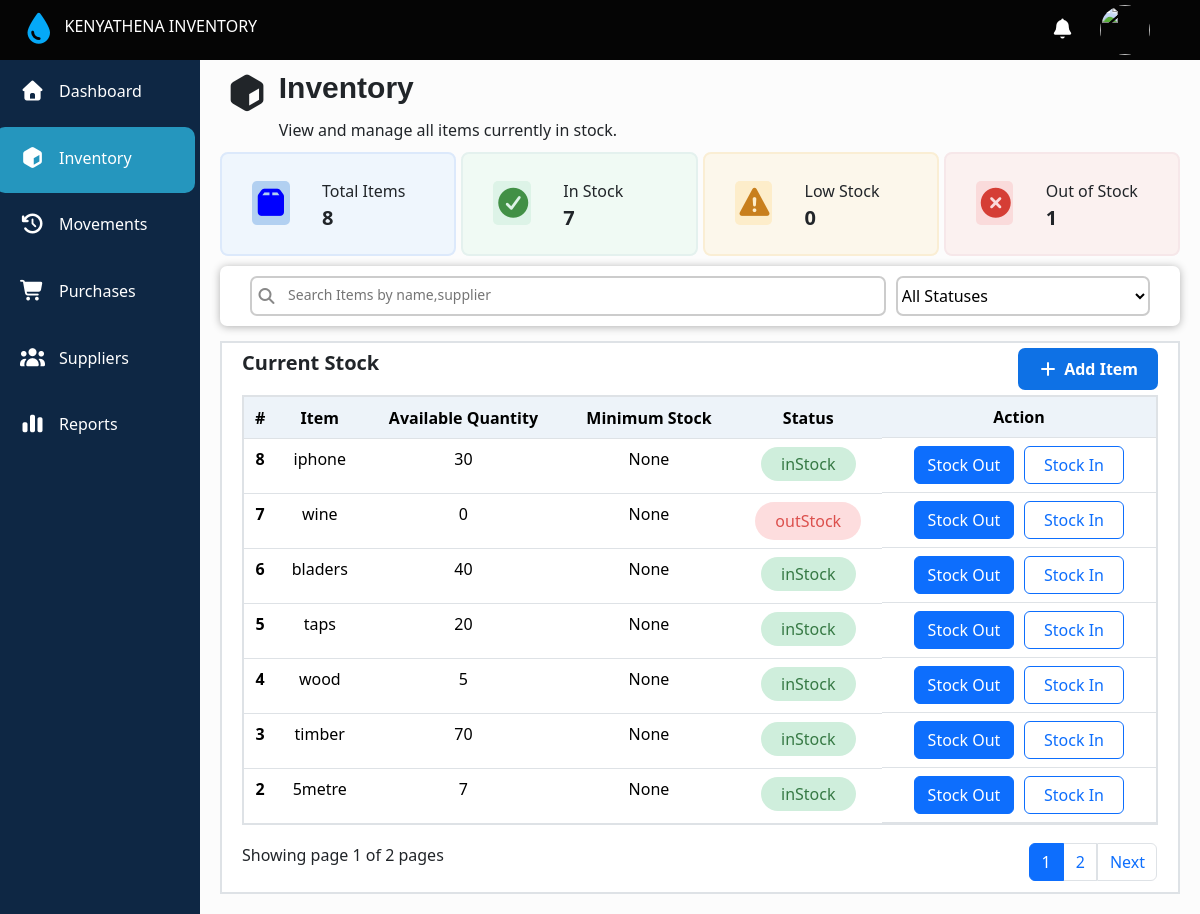
The page /stock on the database as committed earlier.
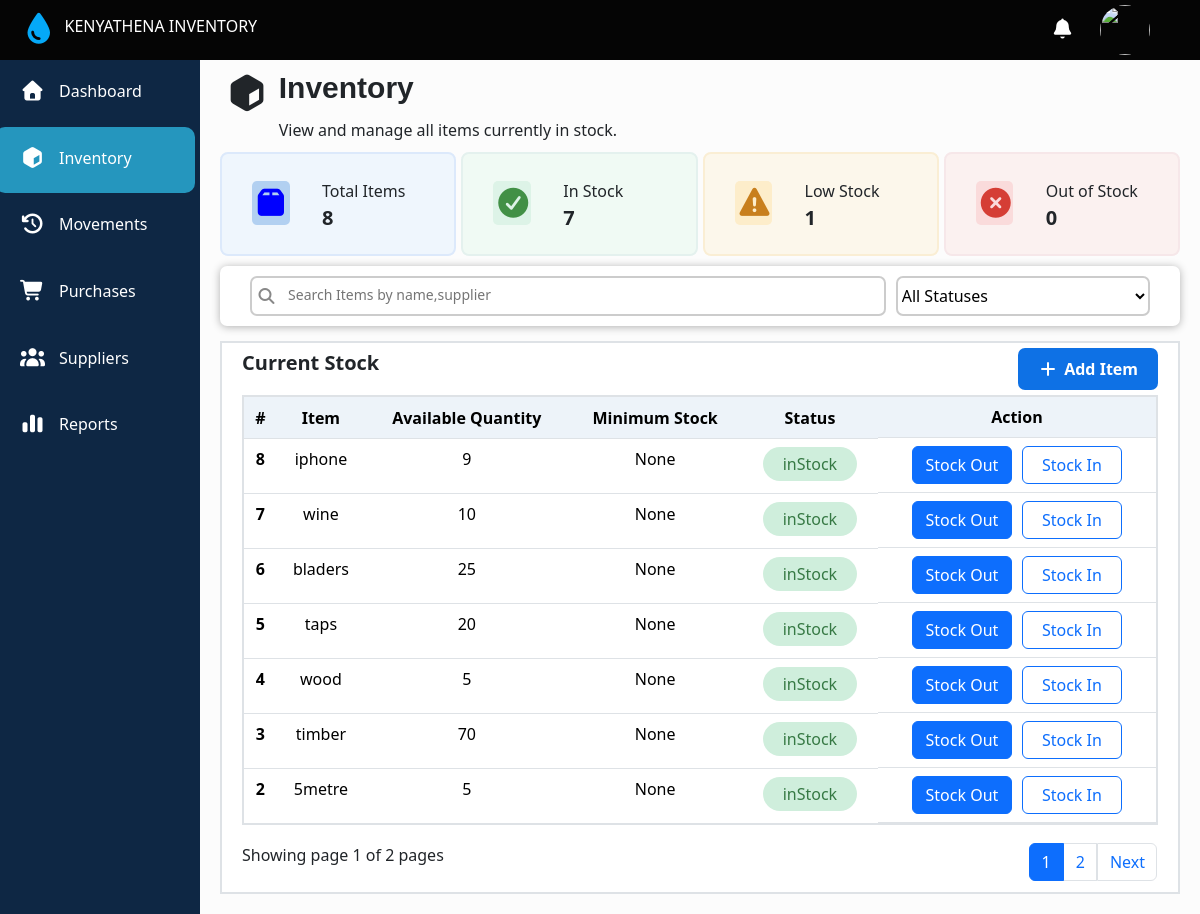
The same page on the database as committed later.
### main/models.py (models this page shows, shortened)
class Stock(models.Model):
  stock_status =[
    ('low_stock','LowStock'),
    ('outStock','Out_Of_Stock'),
    ('inStock','In_Stock')
  ]
  item = models.CharField(max_length=200,unique=True)
  quantity = models.PositiveIntegerField(default=0)
  status = models.CharField(choices=stock_status,null=True)
  low_stock_date = models.DateTimeField(null=True,blank=True)
  low_by = models.PositiveIntegerField(null=True,blank=True)

class assets(models.Model):
  item = models.CharField(max_length=200)
  limit_quantity = models.PositiveIntegerField()

### main/views.py (the view, shortened to what this page needs)
# urls.py: path('stock',views.stock,name = 'stock'),
def stock(request):
  stock_query = Stock.objects.all().order_by('-id')
  search_query = request.GET.get('q', '').strip()
  if search_query:
    stock_query = stock_query.filter(
      Q(item__icontains=search_query) | Q(quantity__icontains=search_query)
      )
  selected_status = request.GET.get('status', '')
  if selected_status in dict(Stock.stock_status):
    stock_query = stock_query.filter(status=selected_status)
  stock_count = stock_query.count()
  low_stock_count = Stock.objects.filter(status='low_stock').count()
  in_stock_count = Stock.objects.filter(status='inStock').count()
  out_stock_count = Stock.objects.filter(status='outStock').count()
  stocks = stock_query.order_by('-id')
  asset_limits = assets.objects.all()
  paginator = Paginator(stock_query,7)
  page_number = request.GET.get('page')
  page_obj = paginator.get_page(page_number)
  context = {
    'stocks': stocks,
    'stock_count': stock_count,
    'asset': asset_limits,
    'search_query': search_query,
    'selected_status': selected_status,
    'low_stock_count': low_stock_count,
    'in_stock_count': in_stock_count,
    'out_stock_count': out_stock_count,
    'page_obj':page_obj,
  }
  return render(request,'main/inventory.html',context)

### main/templates/main/inventory.html (shortened to what this page needs)
{% extends 'main/base.html' %}
{% block content %}
    <div class="inventoryTitle">
      <div class="inventoryTitle_first">
        <i class="fa-solid fa-cube"></i>
        <div>
          <span>Inventory</span>
          <span>View and manage all items currently in stock.</span>
        </div>
      </div>
    </div>
    <div class="status">
      <div class="updates">
        <div><i class="fa-solid fa-box"></i></div>
        <div>
          <span>Total Items</span>
          <span class="number">{{stock_count}}</span>
        </div>
      </div>
      <div class="updates" style="background-color:rgb(240, 250, 244);border: 2px solid rgb(228, 241, 238);">
        <div><i class="fa-solid fa-circle-check" style="color:rgba(66, 144, 70);background-color:rgba(221, 243, 231)"></i></div>
        <div>
          <span>In Stock</span>
          <span class="number">{{in_stock_count}}</span>
        </div>
      </div>
      <div class="updates" style="background-color:rgb(252, 247, 235);border: 2px solid rgb(250, 238, 212);">
        <div><i class="fa-solid fa-triangle-exclamation" style="color:rgb(200, 127, 29);background-color:rgb(253, 237, 202)"></i></div>
        <div>
          <span>Low Stock</span>
          <span class="number">{{low_stock_count}}</span>
        </div>
      </div>
      <div class="updates" style="background-color:rgb(251, 241, 240);border: 2px solid rgb(246, 231, 233);">
        <div><i class="fa-solid fa-circle-xmark" style="color:rgb(213, 62, 53);background-color:rgb(250, 219, 219)"></i></div>
        <div>
          <span>Out of Stock</span>
          <span class="number">{{out_stock_count}}</span>
        </div>
      </div>
    </div>
    <form action="{% url 'stock' %}" method="GET">
      <div class="search">
       <div class="search-button">
        <i class="fa-solid fa-magnifying-glass"></i>
        <input type="text" placeholder="Search Items by name,supplier" name="q" id="search" value="{{ search_query }}">
       </div>
      <div class="select-statuses">
        <select name="status" id="statuses" onchange="this.form.submit()">
          <option value=""
          {% if not selected_status %}selected{% endif %}>All Statuses</option>
        </select>
      </div>
    </div>
    </form>
    <div class="recent-inventory-table" id="recent-inventory-table">
      <div class="recent-title">
        <div><a class="current-stock-link" href="{% url 'stock' %}?q=#recent-inventory-table">Current Stock</a></div>
        <div class="inventoryTitle_second">
          <label for="check">
            <span><i class="fa-solid fa-plus"></i> Add Item</span>
          </label>
        </div>
      </div>
      <table class="table" id="inventory-table">
        <thead>
          <tr>
            <th  scope="col">#</th>
            <th scope="col">Item</th>
            <th scope="col">Available Quantity</th>
            <th scope="col">Minimum Stock</th>
            <th scope="col">Status</th>
            <th scope="col" class="action_header">Action</th>
          </tr>
        </thead>
        <tbody>
          {% for item in page_obj.object_list %}
          <tr>
            <th scope="row">{{item.id}}</th>
            <td>{{item.item}}</td>
            <td>{{item.quantity}}</td>
            {% for a in asset %}
               {% if a.item == item.item %}
                 <td>{{a.limit_quantity}}</td>
               {% else %}
               <td>None</td>
               {% endif %}
            {% endfor %}
            {% if item.status == 'low_stock' %}
             <td>
              <span class="low_stock_item">{{item.status}}</span>
             </td>
            {% elif item.status == 'outStock' %}
            <td>
              <span class="out_of_stock">{{item.status}}</span>
            </td>
            {% else %}
            <td>
              <span class="in_stock">{{item.status}}</span>
            </td>
            {% endif %}
            <td class="Action">
               <a type="button" class="btn btn-primary" href="{% url 'stockout' item.id %}">
                 Stock Out
               </a>
               <a type="button" class="btn btn-outline-primary" href="{% url 'stockinprompt' item.id %}">
                 Stock In
               </a>
            </td>
          </tr>
         {% endfor %}
        </tbody>
      </table>
      <div class="last-part">
        <div class="last-part-start">
          Showing page {{ page_obj.number }} of {{ page_obj.paginator.num_pages }} pages
        </div>
        <div class="action">
        <nav aria-label="...">
            <ul class="pagination">
              {% for num in page_obj.paginator.page_range %}
                {% if page_obj.number == num %}
                  <li class="page-item active"><a class="page-link" href="?page={{ num }}#inventory-table">{{ num }}</a></li>
                {% else %}
                  <li class="page-item"><a class="page-link" href="?page={{ num }}#inventory-table">{{ num }}</a></li>
                {% endif %}
              {% endfor %}
              {% if page_obj.has_next %}
              <li class="page-item"><a class="page-link" href="?page={{ page_obj.next_page_number }}#inventory-table">Next</a></li>
              {% endif %}
            </ul>
        </nav>
        </div>
      </div>
    </div>
{% endblock content %}

### main/templates/main/base.html (shortened to what this page needs)
{% load static %}
<!DOCTYPE html>
<html lang="en">
<head>
  <link rel="stylesheet" href="https://cdn.jsdelivr.net/npm/bootstrap@5.3.3/dist/css/bootstrap.min.css">
  <link rel="stylesheet" href="https://cdnjs.cloudflare.com/ajax/libs/font-awesome/7.3.1/css/all.min.css" />
 <link rel="stylesheet" href="{% static 'main/css/masawe.css' %}">
</head>
<body>
  {% include 'main/navbar.html' %}
 {% block content %}
 {% endblock %}
</body>
</html>

### main/templates/main/navbar.html (shortened to what this page needs)
</head>
<body>
<header>
<div class="header">
  <div class="leftside">
    <div class="menu">
      <i class="fa-solid fa-droplet"></i>
    </div>
    <div class="logo">
      KENYATHENA  INVENTORY
    </div>
  </div>
  <div class="rightside">
    <div class="notification">
      <i class="fa-solid fa-bell"></i>
    </div>
    <div class="profile">
        <div class="image">
          <img src="images/WAMBOI.jpg" alt="">
        </div>
    </div>
  </div>
</div>
</header>
<nav class="sidebar">
 <div class="slider"></div>
<div class="nav-sidebar">
  <label for="dashboard" >
    <a href="{% url 'home'%}" onclick="moveSlider(event,'dashboard',this.href)">
      <i class="fa-solid fa-house"></i>Dashboard
    </a>
  </label>
  <label for="inventory">
    <a href="{% url 'stock' %}" onclick="moveSlider(event, 'inventory', this.href)" >
      <i class="fa-solid fa-cube"></i>Inventory
    </a>
  </label>
  <label for="stockin">
    <a href="{% url 'stockmovements' %}" onclick="moveSlider(event, 'stockin', this.href)" >
       <i class="fa-solid fa-clock-rotate-left"></i>Movements
    </a>
  </label>
  <label for="purchases">
    <i class="fa-solid fa-cart-shopping"></i>Purchases
  </label>
  <label for="suppliers">
    <i class="fa-solid fa-users"></i>Suppliers
  </label>
  <label for="report">
    <i class="fa-solid fa-chart-simple"></i>Reports
  </label>
</div>
</nav>

### main/static/main/css/masawe.css (style rules this page uses)
body { margin: 90px 0 0 220px; padding: 0; box-sizing: border-box; background-color: rgba(0,0,0,0.2) }
html, body { scrollbar-width: none; -ms-overflow-style: none; }
.header { display: flex; align-items: center; justify-content: space-between; position: fixed; background-color: #050505; top: 0; left: 0; right: 0; height: 60px; color: white; border-bottom: 2px solid rgba(219, 217, 217,0.); z-index: 1100; }
.header .leftside { display: flex; margin-left: 20px; }
.header .leftside i { font-size: 30px; color:rgb(5, 169, 248) ; }
.leftside .menu { margin-right: 7px; }
.header .rightside i { color:white; font-size: 20px; }
.rightside { display: flex; width: 100px; align-items: center; justify-content: space-between; margin-right: 50px; }
.profile .image { width: 50px; height: 50px; }
.image img { width: 100%; height: 100%; border-radius: 50%; object-fit: cover; }
nav div label { cursor: pointer; }

### main/templates/main/navbar.html (style rules this page uses)
.sidebar { position: fixed; width: 200px; top:60px; left: 0px; bottom: 0px; background-color: rgb(14, 39, 68); color: white; z-index: 1000; }
.sidebar .nav-sidebar { position: relative; display: flex; flex-direction: column; height: 400px; }
.sidebar .nav-sidebar label { display: block; flex: 1; display: flex; align-items: center; border-radius: 10px; margin-bottom: 5px; }
.sidebar .nav-sidebar label i { margin-right: 14px; margin-left: 20px; font-size:20px; }
.slider { position: absolute; top: 0; left: 0; width: 100%; background-color: rgb(37, 150, 190); height: calc(400px*1/6); border-radius: 10px; margin: 0 -5px; transition: all 0.3s ease; }
#inventory:checked ~ .slider { top: calc(400px * 1/6); }
a { display: flex; text-decoration: none; color: white; align-items: center; height: 100%; width: 100%; }

Rows that differ between the two databases and show on the page:
changed Stock "iphone": quantity "30" → "9"
changed Stock "wine": quantity "0" → "10"; status "outStock" → "inStock"
changed Stock "bladers": quantity "40" → "25"
changed Stock "5metre": quantity "7" → "5"
Other text that changed with them:
{{ low_stock_count }}: "0" → "1"
{{ out_stock_count }}: "1" → "0"
